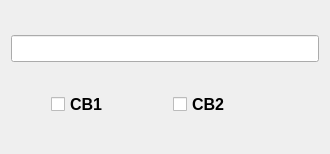
<?xml version="1.0" encoding="UTF-8"?>
<ui version="4.0">
 <class>Form</class>
 <widget class="QWidget" name="Form">
  <property name="geometry">
   <rect>
    <x>0</x>
    <y>0</y>
    <width>330</width>
    <height>154</height>
   </rect>
  </property>
  <property name="windowTitle">
   <string>Form</string>
  </property>
  <layout class="QVBoxLayout" name="verticalLayout">
   <item>
    <widget class="QLineEdit" name="t1">
     <property name="font">
      <font>
       <family>Arial</family>
       <pointsize>12</pointsize>
       <weight>75</weight>
       <bold>true</bold>
      </font>
     </property>
    </widget>
   </item>
   <item>
    <layout class="QHBoxLayout" name="horizontalLayout">
     <property name="leftMargin">
      <number>10</number>
     </property>
     <item>
      <spacer name="horizontalSpacer">
       <property name="orientation">
        <enum>Qt::Horizontal</enum>
       </property>
       <property name="sizeType">
        <enum>QSizePolicy::Fixed</enum>
       </property>
       <property name="sizeHint" stdset="0">
        <size>
         <width>30</width>
         <height>20</height>
        </size>
       </property>
      </spacer>
     </item>
     <item>
      <widget class="QCheckBox" name="cb1">
       <property name="font">
        <font>
         <family>Arial</family>
         <pointsize>12</pointsize>
         <weight>75</weight>
         <bold>true</bold>
        </font>
       </property>
       <property name="text">
        <string>CB1</string>
       </property>
      </widget>
     </item>
     <item>
      <widget class="QCheckBox" name="cb2">
       <property name="font">
        <font>
         <family>Arial</family>
         <pointsize>12</pointsize>
         <weight>75</weight>
         <bold>true</bold>
        </font>
       </property>
       <property name="text">
        <string>CB2</string>
       </property>
      </widget>
     </item>
     <item>
      <spacer name="horizontalSpacer_2">
       <property name="orientation">
        <enum>Qt::Horizontal</enum>
       </property>
       <property name="sizeType">
        <enum>QSizePolicy::Fixed</enum>
       </property>
       <property name="sizeHint" stdset="0">
        <size>
         <width>30</width>
         <height>20</height>
        </size>
       </property>
      </spacer>
     </item>
    </layout>
   </item>
  </layout>
 </widget>
 <resources/>
 <connections/>
</ui>
